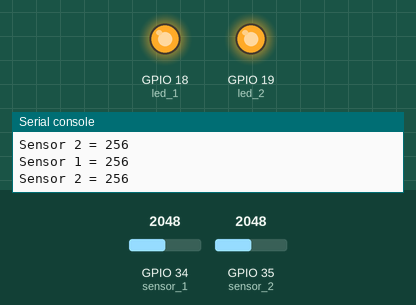
Recording of a program running on a simulated ESP32 board running MicroPython. Shown: output pins drawn as LEDs (lit = HIGH), the last lines printed to the serial console. The test bench sets the inputs (shaded band); at power-on: GPIO 34 (sensor_1) = 2048, GPIO 35 (sensor_2) = 2048 (analog values on the 0–4095 scale). No MQTT or app messages arrive unless stated.

Above: at 1.2 s.
1.3 s: GPIO 34 (sensor_1) set to 257
2.8 s: GPIO 34 (sensor_1) set to 216
At 3.8 s:
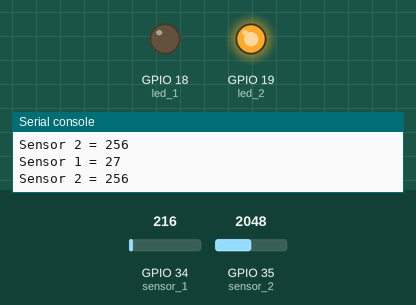
4.5 s: GPIO 34 (sensor_1) set to 491
At 5.5 s:
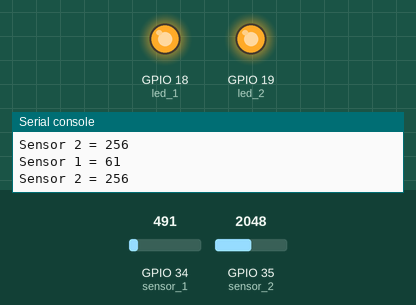
6.2 s: GPIO 35 (sensor_2) set to 254
7.7 s: GPIO 35 (sensor_2) set to 215
At 9.1 s:
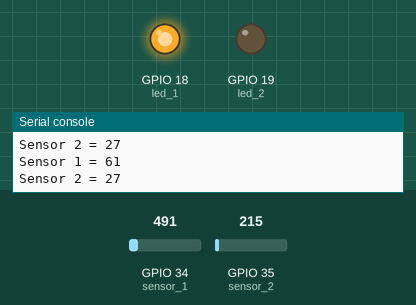
9.4 s: GPIO 35 (sensor_2) set to 491
At 10.9 s:
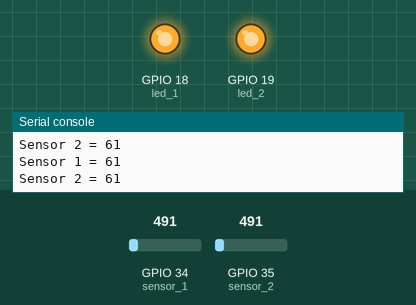
Timing chart, 0 to 12.1 s (numbered marks = the images above; inputs shaded):
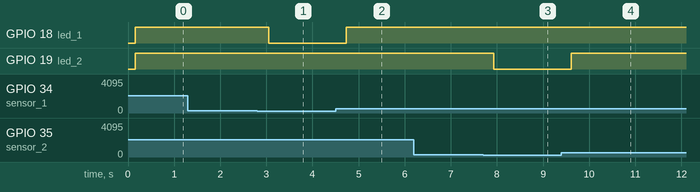

The program:

tt_sesnsor.py
```python
from machine import Pin, ADC
from time import sleep
from umqtt.simple import MQTTClient

SERVER = "mqtt.thingspeak.com"
client = MQTTClient("umqtt_client", SERVER)

CHANNEL_ID = "931555"
WRITE_API_KEY = "J51OFKLW80P3WX6W"

topic = "channels/" + CHANNEL_ID + "/publish/" + WRITE_API_KEY

led_1 = Pin(18, Pin.OUT)
led_2 = Pin(19, Pin.OUT)

sensor_1 = ADC(Pin(34))
sensor_1.atten(ADC.ATTN_11DB)
sensor_1.width(ADC.WIDTH_9BIT)

sensor_2 = ADC(Pin(35))
sensor_2.atten(ADC.ATTN_11DB)
sensor_2.width(ADC.WIDTH_9BIT)

threshold = 30

while True:
    sensor_1_val = sensor_1.read()
    sensor_2_val = sensor_2.read()

    if (sensor_1_val < threshold) or (sensor_2_val < threshold):
      pass

    if (sensor_1_val > threshold) or (sensor_2_val > threshold):
        print('Sensor 1 = ' + str(sensor_1_val))
        print('Sensor 2 = ' + str(sensor_2_val))

        payload = "field1="+str(sensor_1_val)+"&field2="+str(sensor_2_val)

        client.connect()
        client.publish(topic, payload)
        client.disconnect()

    if (sensor_1_val >= threshold):
        led_1.value(1)
    else:
        led_1.value(0)

    if (sensor_2_val >= threshold):
        led_2.value(1)
    else:
        led_2.value(0)

sleep(0.3)
```

Measured:
- the behaviour switches between 237 and 236 on GPIO 34 (sensor_1) (found by bisection; images 0 and 1)
- the behaviour switches between 237 and 236 on GPIO 35 (sensor_2) (found by bisection; images 2 and 3)
- after the input at 2.8 s, GPIO 18 (led_1): HIGH → LOW after 0.25 s
- after the input at 4.5 s, GPIO 18 (led_1): LOW → HIGH after 0.23 s
- after the input at 7.7 s, GPIO 19 (led_2): HIGH → LOW after 0.23 s
- after the input at 9.4 s, GPIO 19 (led_2): LOW → HIGH after 0.21 s
